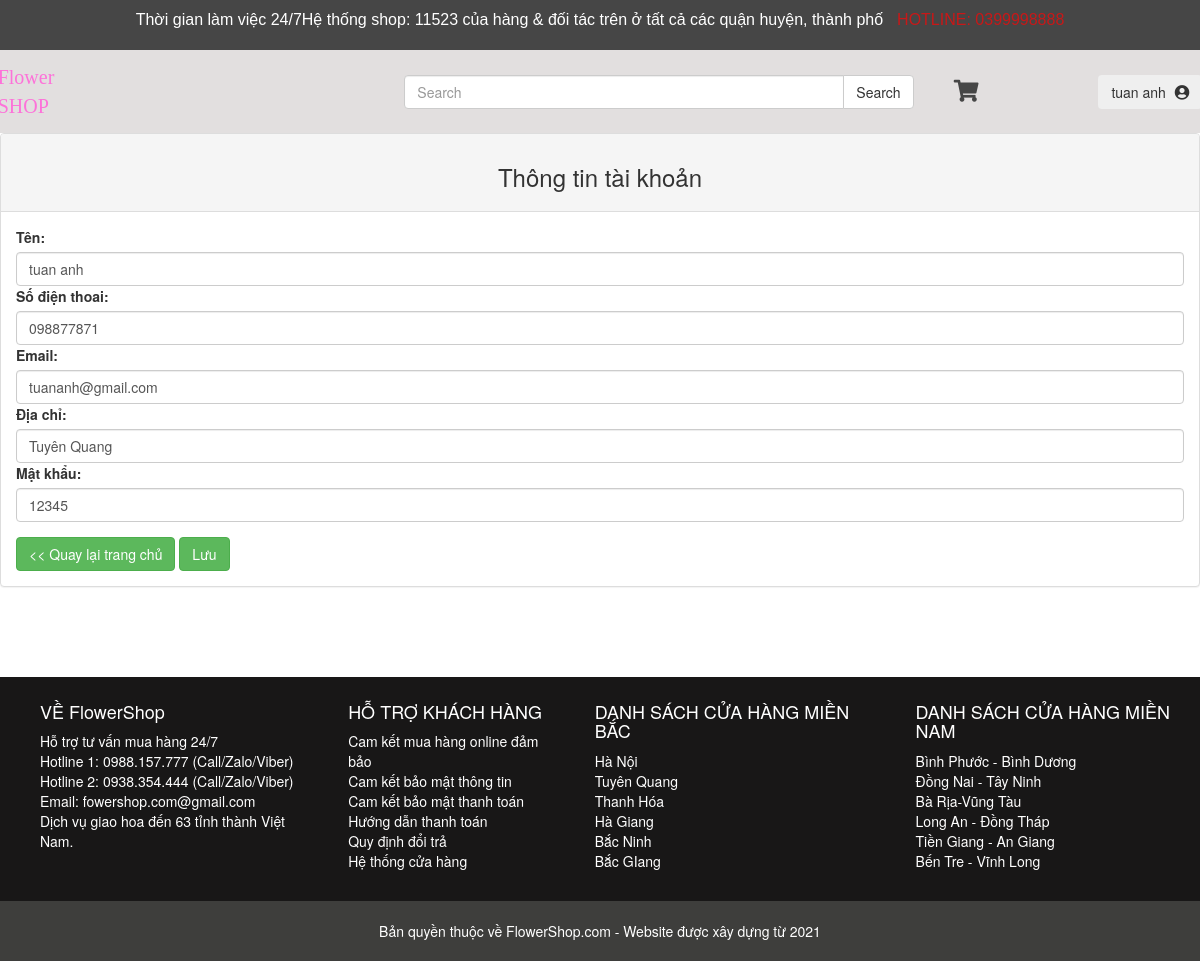
Screenshot of /mvc/index.php?controller=user&action=info (signed in) with the database file from the repository.
### tables this page shows
CREATE TABLE `user` (
  `id` int(11) NOT NULL,
  `username` varchar(50) NOT NULL,
  `password` varchar(50) NOT NULL,
  `phone` varchar(15) NOT NULL,
  `email` varchar(50) NOT NULL,
  `adress` varchar(150) NOT NULL,
  `created` datetime NOT NULL,
  `permission` tinyint(4) NOT NULL
);

### mvc/model/dbconfig.php (called while the page is built, shortened)
<?php
    class database{
        private $hostname = 'localhost';
        private $username = 'root';
        private $pass = '';
        private $dbname = 'banhoa';
        private $conn = null;
        private $result = null;
        public function connect()
        {
           $this->conn = new mysqli($this->hostname, $this->username, $this->pass, $this->dbname);
           if(!$this->conn){
               echo "Kết nối thất bại";
                exit();
           }else{
               mysqli_set_charset($this->conn,'utf8');
           }
           return $this->conn;
        }
        public function execute($sql){
            $this->result = $this->conn->query($sql);
            return $this->result;
        }
        public function getUserid($id){
            $sql = "select * from user where id = $id ";
            $this->execute($sql);
            if($this->dem()!=0){
                $data = mysqli_fetch_array($this->result);
            }
            else{
                $data = 0;
            }
            return $data;
        }
        public function dem(){
            if($this->result){
                $num = mysqli_num_rows($this->result);
            }
            else{
                $num = 0;
            }
            return $num;
        }
    }

### mvc/view/customer/info.php (the view)
<?php require_once('./view/header_one.php') ?>
<div class="row">
<div class="col-md-12">
    <div class="panel panel-default">
        <div class="panel-heading">
            <h3 style="text-align: center;" class="panel-name">Thông tin tài khoản</h3>
        </div>
        <div class="panel-body">
            <form method="POST" action="index.php?controller=user&action=info">
                <div class="form-group">
                <label for="name">Tên:</label>
                        <input name="name" type="text" class="form-control" id="" value="<?php echo $dataId['username'] ?>" placeholder="Tên danh mục">
                <label for="phone">Số điện thoai:</label>
                        <input name="phone" type="number" class="form-control" id="" value="<?php echo $dataId['phone'] ?>" placeholder="Tên danh mục">
                <label for="email">Email:</label>
                        <input name="email" type="text" class="form-control" id="" value="<?php echo $dataId['email'] ?>" placeholder="Tên danh mục">
                <label for="adress">Địa chỉ:</label>
                        <input name="adress" type="text" class="form-control" id="" value="<?php echo $dataId['adress'] ?>" placeholder="Tên danh mục">
                <label for="password">Mật khẩu:</label>
                <input name="password" type="text" class="form-control" id="" value="<?php echo $dataId['password'] ?>" placeholder="Tên danh mục">
                </div>
                <a  href="index.php?">
                <button  class="btn btn-success">
                    << Quay lại trang chủ
                </button>
                </a>
                <button class="btn btn-success" name="edit_user">Lưu</button>
            </form>
        </div>
    </div>
</div>
</div>
<?php require_once('./view/footer.php') ?>

### mvc/css/style.css (style rules this page uses)
html,body,div,span,applet,object,iframe,h1,h2,h3,h4,h5,h6,p,blockquote,pre,a,abbr,acronym,address,big,cite,code,del,dfn,em,img,ins,kbd,q,s,samp,small,strike,strong,sub,sup,tt,var,b,u,i,dl,dt,dd,ol,nav ul,nav li,fieldset,form,label,legend,table,caption,tbody,tfoot,thead,tr,th,td,article,aside,canvas,details,embed,figure,figcaption,footer,header,hgroup,menu,nav,output,ruby,section,summary,time,mark,audio,video { margin:0;padding:0;border:0;font-size:100%;font:inherit;vertical-align:baseline; }
a { text-decoration:none; }
body { font-family: 'Open Sans', sans-serif; background-size:cover; -webkit-background-size:cover; -ms-background-size:cover; -o-background-size:cover; -moz-background-size:cover; background-position:center; background-attachment:fixed; }
form { margin: 0 auto; width: 100%; }

### rows the page displays
user: name "tuan anh", phone "098877871", email "tuananh@gmail.com", adress "Tuyên Quang", password "12345"

### other values shown
$_SESSION['name'] "tuan anh"
